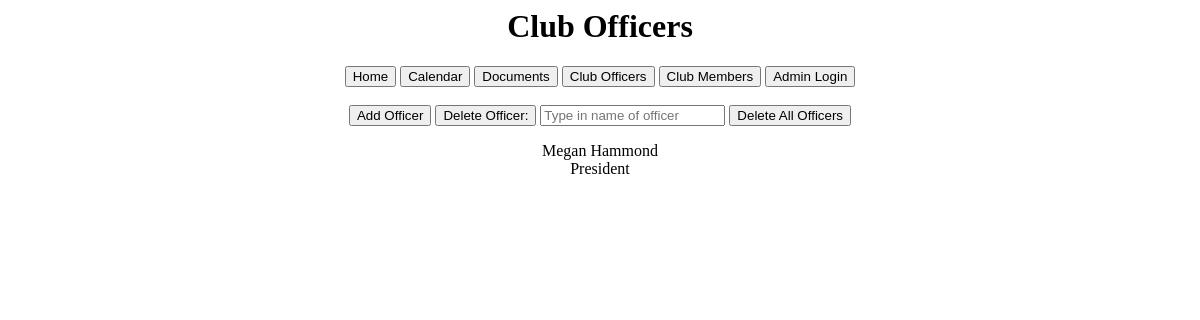
/ama/officers/, run on an earlier commit of the app's database.
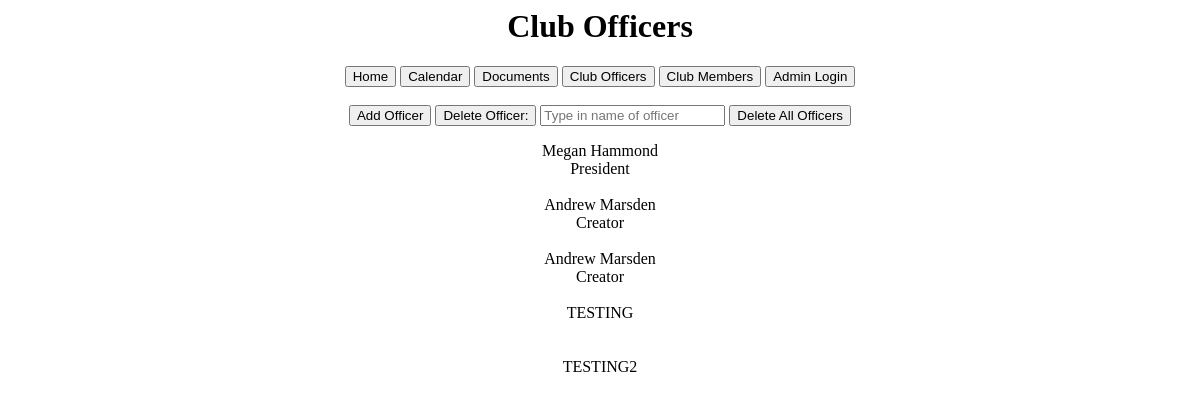
And on a later commit of the database.
### ama/models.py (models this page shows, shortened)
class Officers(models.Model):
	officerFirstName = models.CharField(max_length=50)
	officerLastName = models.CharField(max_length=50)
	officerPosition = models.CharField(max_length=50)

### ama/views.py (the view, shortened to what this page needs)
# urls.py: path('officers/', views.officers, name = 'officers'),
def officers(request):
	allOfficers = Officers.objects.all()
	context = {'enable':enable, 'allOfficers':allOfficers}
	return render(request, 'officers/officers.html', context)

### ama/templates/officers/officers.html (shortened to what this page needs)
<html>
<head>
</head>
<body>
</body>
</html>
<h1 style="text-align: center;">Club Officers</h1>
<div>
	<form action="{% url 'ama:home' %}">
		<input type ="submit" value="Home"/>
	</form>
	<form action="{% url 'ama:calendar' %}">
		<input type="submit" value="Calendar">
	</form>
	<form action="{% url 'ama:documents' %}">
		<input type="submit" value="Documents">
	</form>
	<form action="{% url 'ama:officers' %}">
		<input type="submit" value="Club Officers">
	</form>
	<form action="{% url 'ama:members' %}">
		<input type="submit" value="Club Members">
	</form>
	<form action="{% url 'ama:login' %}">
		<input type="submit" value="Admin Login">
	</form>
</div>
<div>
	<form action="{% url 'ama:add-officer' %}">
		{% if enable %}
		<input type="submit" value="Add Officer">
		{% else %}
		<input type="submit" value="Add Officer" disabled>
		{% endif %}
	</form>
	<form action="/ama/officers/" method="POST">
		{% if enable %}
		<input type="submit" value="Delete Officer:" name="deleteOfficer">
		<input type="text" name="officerName" placeholder="Type in name of officer">
		{% else %}
		<input type="submit" value="Delete Officer" disabled>
		{% endif %}
	</form>
	<form action="/ama/officers/" method="GET">
		{% if enable %}
		<input type="submit" value="Delete All Officers" name="deleteAllOfficers">
		{% else %}
		<input type="submit" value="Delete All Officers" disabled>
		{% endif %}
	</form>
</div>
<p style="text-align: center;">
	{% for o in allOfficers %}
		{{o.officerFirstName}}
		{{o.officerLastName}}<br>
		{{o.officerPosition}}<br><br>
	{% endfor %}
</p>
</body>
</html>

### ama/templates/officers/officers.html (style rules this page uses)
form { display: inline; }
div { text-align: center; }

What changed in the data, as far as the page shows it:
added Officers: officerFirstName "Andrew", officerLastName "Marsden", officerPosition "Creator"
added Officers: officerFirstName "Andrew", officerLastName "Marsden", officerPosition "Creator"
added Officers: officerFirstName "TESTING"
added Officers: officerFirstName "TESTING2"
